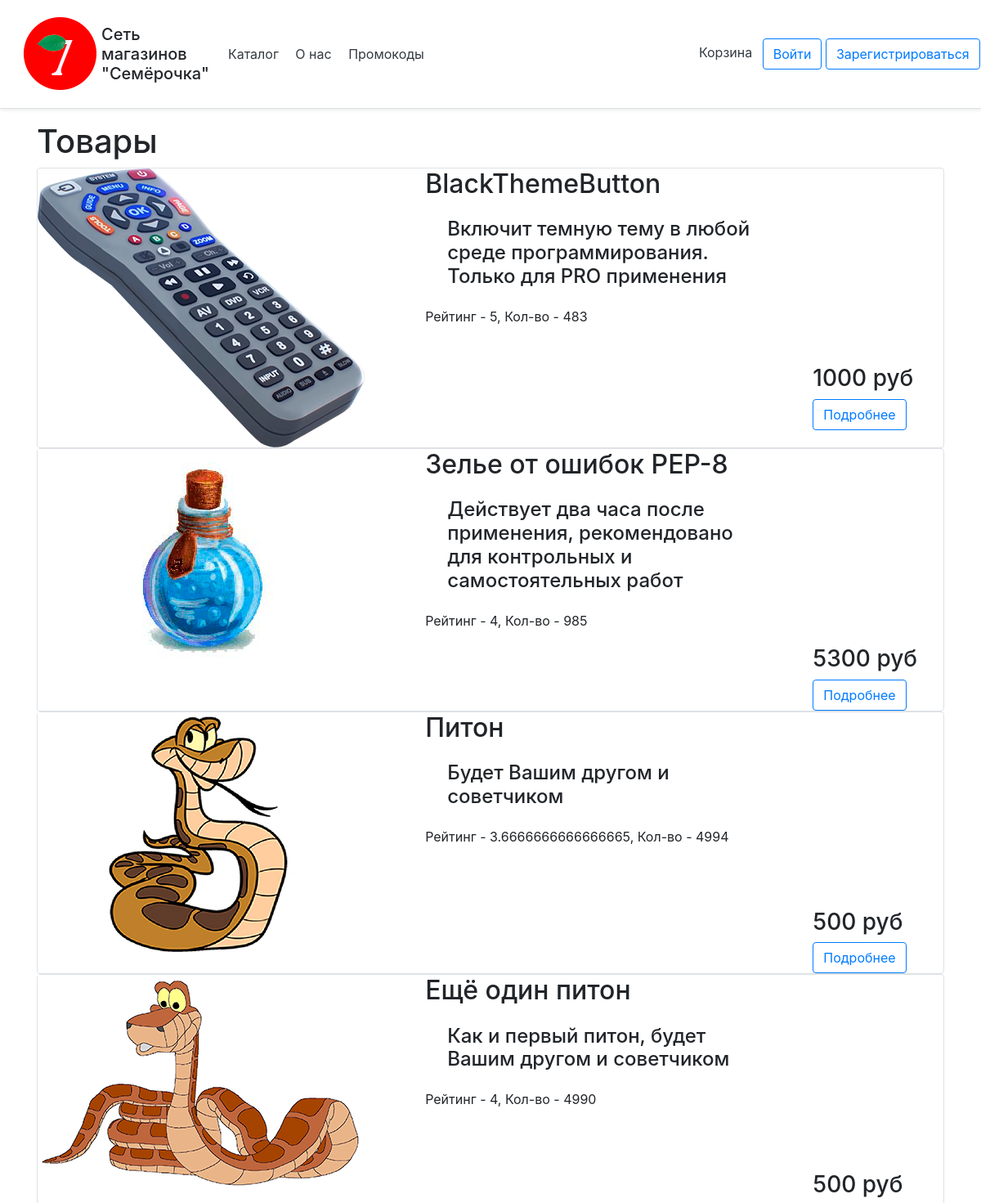
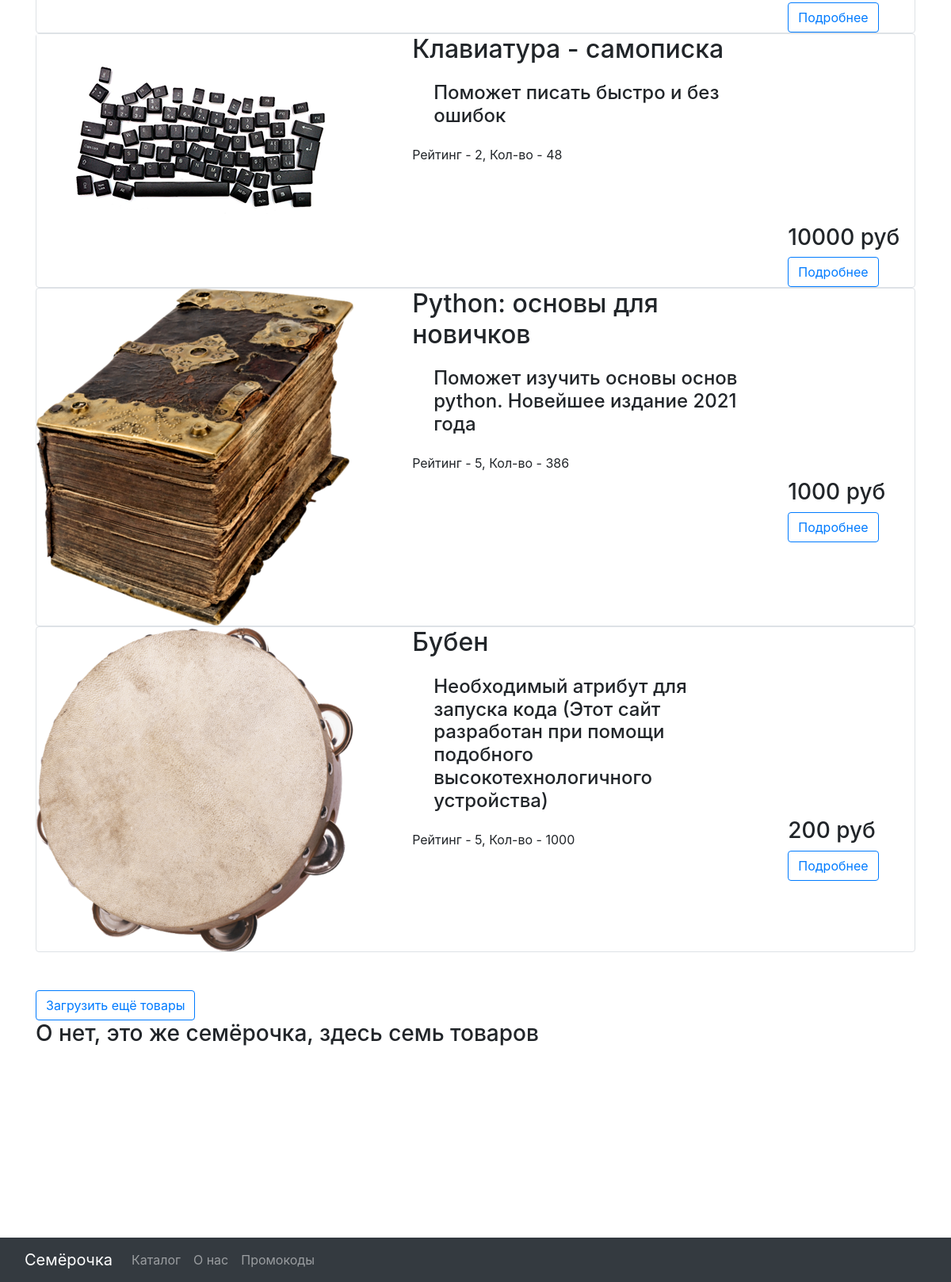
Screenshot of /catalog2 with the database file from the repository (2 pictures, top to bottom).
### data/goods.py (models this page shows)
class Good(SqlAlchemyBase):
    __tablename__ = 'goods'
    id = sqlalchemy.Column(sqlalchemy.Integer,
                           primary_key=True, autoincrement=True)
    name = sqlalchemy.Column(sqlalchemy.String, nullable=True)
    price = sqlalchemy.Column(sqlalchemy.Integer)
    rating = sqlalchemy.Column(sqlalchemy.Float)
    count_rating = sqlalchemy.Column(sqlalchemy.Integer)
    amount = sqlalchemy.Column(sqlalchemy.Integer)
    picture = sqlalchemy.Column(sqlalchemy.String)
    about = sqlalchemy.Column(sqlalchemy.String)
    goodstobuy = orm.relation("Goodstobuy", back_populates='good')

### main.py (the view)
@app.route("/catalog2")
def catalog2():
    db_sess = db_session.create_session()
    goods = db_sess.query(Good).filter(Good.amount > 0)
    return render_template('catalog.html', goods=goods, title='Каталог', message="О нет, это же семёрочка, здесь"
                                                                                 " семь товаров")

### data/db_session.py (called while the page is built)
def create_session() -> Session:
    global __factory
    return __factory()

### templates/catalog.html
{% extends "base.html" %}
{% block content %}
<h1>Товары</h1>
{% for item in goods%}
<div class="col-md6 border rounded">
    <div class="row">
        <div class="col-lg-5">
            <img src={{item.picture}} alt="здесь должна была быть картинка, но не нашлась">
        </div>
        <div class="col-lg-5">
            <h2>{{item.name}}</h2>
            <h4 id='main'>{{item.about}}</h4>
            <div>
                Рейтинг - {{item.rating}}, Кол-во - {{item.amount}}
            </div>
        </div>
        <div class="col-lg-2">
            <br> </br>
            <br> </br>
            <br> </br>
            <br> </br>
            <br> </br>
            <h3>{{item.price}} руб</h3>
            <a class="btn btn-outline-primary" href="{{'/catalog/' + item.name}}">Подробнее</a>
        </div>
    </div>
</div>
{% endfor %}
<br> </br>
<a class="btn btn-outline-primary" href="/catalog2">Загрузить ещё товары</a>
<h3>{{message}}</h3>
<br> </br>
<br> </br>
<br> </br>
{% endblock %}

### static/css/main.css (style rules this page uses)
#main { padding-bottom: 10px; padding-left: 15px; padding-right:10px; padding-top:10px; margin:12px }

### rows the page displays
Good: picture (picture), name "BlackThemeButton", about "Включит темную тему в любой среде программирования. Только для PRO применения", rating "5", amount "483", price "1000"
Good: picture (picture), name "Зелье от ошибок PEP-8", about "Действует два часа после применения, рекомендовано для контрольных и самостоятельных работ", rating "4", amount "985", price "5300"
Good: picture (picture), name "Питон", about "Будет Вашим другом и советчиком", rating "3.6666666666666665", amount "4994", price "500"
Good: picture (picture), name "Ещё один питон", about "Как и первый питон, будет Вашим другом и советчиком", rating "4", amount "4990", price "500"
Good: picture (picture), name "Клавиатура - самописка", about "Поможет писать быстро и без ошибок", rating "2", amount "48", price "10000"
Good: picture (picture), name "Python: основы для новичков", about "Поможет изучить основы основ python. Новейшее издание 2021 года", rating "5", amount "386", price "1000"
Good: picture (picture), name "Бубен", about "Необходимый атрибут для запуска кода (Этот сайт разработан при помощи подобного высокотехнологичного устройства)", rating "5", amount "1000", price "200"

### other values shown
{{ message }} "О нет, это же семёрочка, здесь семь товаров"
